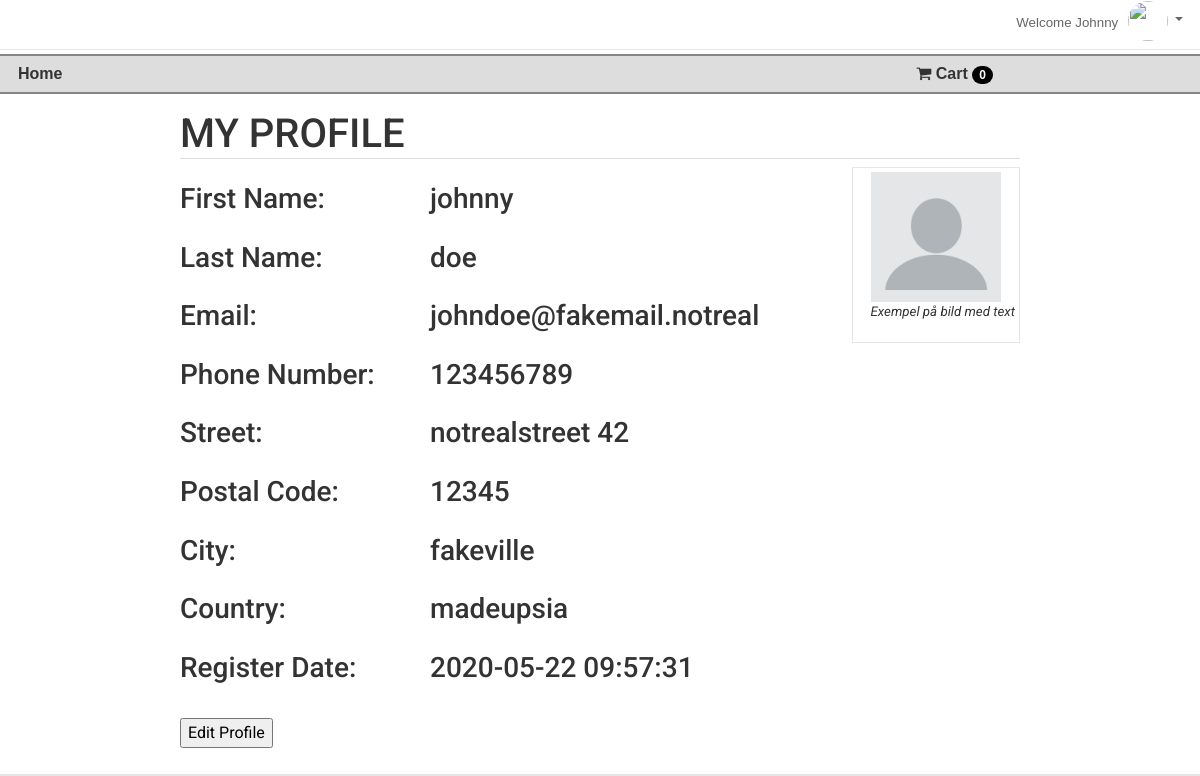
The app's page /profile.php (signed in) with its own data.
### tables this page shows
CREATE TABLE `users` (
  `id` int(9) NOT NULL,
  `first_name` varchar(60) NOT NULL,
  `last_name` varchar(60) NOT NULL,
  `email` varchar(150) NOT NULL,
  `password` varchar(60) NOT NULL,
  `phone` varchar(60) NOT NULL,
  `street` varchar(255) NOT NULL,
  `postal_code` varchar(255) NOT NULL,
  `city` varchar(90) NOT NULL,
  `country` varchar(90) NOT NULL,
  `register_date` timestamp NOT NULL DEFAULT CURRENT_TIMESTAMP
);

### src/app/users_functions.php (called while the page is built, shortened)
<?php
function fetchUserById($id) {
	global $dbconnect;
	try {
		$query = "
		SELECT * FROM users
		WHERE id = :id;
		";
		$stmt = $dbconnect->prepare($query);
		$stmt->bindValue(':id', $id);
		$stmt->execute();
		$user = $stmt->fetch();
	} catch (\PDOException $e) {
		throw new \PDOException($e->getMessage(), (int) $e->getCode());
	}
	return $user;
}
?>

### public/profile.php (the view, shortened to what this page needs)
<?php include('layout/header.php'); ?>
    <div id="content">
      <article class="border">
        <h1>My Profile</h1>
        <figure class="right top">
          <img src="img/dummy-profile.png" width=130>
          <figcaption>
            <p>Exempel på bild med text</p>
          </figcaption>
        </figure>
        <div class="profile-container">
          <div>
            <h3 class="profile-header">First Name: </h3>
            <h3 class="profile-text" name="first_name"><?=htmlentities($user['first_name'])?></h3>
          </div>
          <div>
            <h3 class="profile-header">Last Name: </h3>
            <h3 class="profile-text" name="last_name"><?=htmlentities($user['last_name'])?></h3>
          </div>
          <div>
            <h3 class="profile-header">Email: </h3>
            <h3 class="profile-text" name="email"><?=htmlentities($user['email'])?></h3>
          </div>
          <div>
            <h3 class="profile-header">Phone Number: </h3>
            <h3 class="profile-text" name="phone"><?=htmlentities($user['phone'])?></h3>
          </div>
          <div>
            <h3 class="profile-header">Street: </h3>
            <h3 class="profile-text" name="street"><?=htmlentities($user['street'])?></h3>
          </div>
          <div>
            <h3 class="profile-header">Postal Code: </h3>
            <h3 class="profile-text" name="postal_code"><?=htmlentities($user['postal_code'])?></h3>
          </div>
          <div>
            <h3 class="profile-header">City: </h3>
            <h3 class="profile-text" name="city"><?=htmlentities($user['city'])?></h3>
          </div>
          <div>
            <h3 class="profile-header">Country: </h3>
            <h3 class="profile-text" name="country"><?=htmlentities($user['country'])?></h3>
          </div>
          <div>
            <h3 class="profile-header">Register Date: </h3>
            <h3 class="profile-text" name="register_date"><?=htmlentities($user['register_date'])?></h3>
          </div>
          <br>
          <form action="edit_profile.php" method="get" style="padding-bottom: 10px;">
            <input type="submit" value="Edit Profile">
          </form>
        </div>
      </article>
    </div>
<?php include('layout/footer.php'); ?>

### public/css/style.css (style rules this page uses)
html,body { margin:0;padding:0; }
html { overflow-y:scroll; }
html { background:#E6E6E6; }
body { background:#fff; }
body { font-family: 'Roboto', sans-serif;color:#333; }
h1 { text-transform:uppercase; }
h1,h2 { border-bottom:1px solid #dddddd; }
img { border:0;margin-bottom:0px; }
header,footer,nav,article,section,aside,figure,figcaption,output { display:block; }
header#top, div#content, footer#bottom { margin:0 auto;width:100%; }
div#content { padding:1em 0 1em 0;width:70%; }
figure { border:1px solid #E6E6E6;padding:4px;margin:1em;text-align:center; }
figcaption { font-style:italic;font-size:smaller;padding-left:1em; }
figure.right { margin-right:0; }
figure.top { margin-top:0; }
.right { float:right; }
.border { border: none !important; }

### public/css/profile.css (style rules this page uses)
.profile-container h3 { margin: 0; padding: 15px 0 10px; }
.profile-header { float: left; }
.profile-text { width: 75%; padding-left: 250px !important; }

### records on screen
users: first_name "johnny", last_name "doe", email "johndoe@fakemail.notreal", phone "123456789", street "notrealstreet 42", postal_code "12345", city "fakeville", country "madeupsia", register_date "2020-05-22 09:57:31"

### other values on screen
$aboveNav "Welcome Johnny"
$cartItemCount "0"
